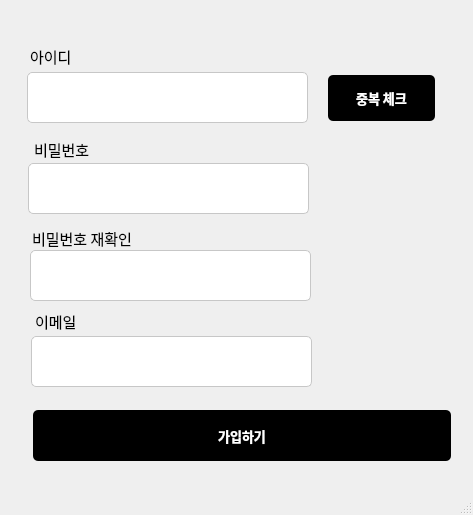
<?xml version="1.0" encoding="UTF-8"?>
<ui version="4.0">
 <class>MainWindow</class>
 <widget class="QMainWindow" name="MainWindow">
  <property name="geometry">
   <rect>
    <x>0</x>
    <y>0</y>
    <width>473</width>
    <height>515</height>
   </rect>
  </property>
  <property name="windowTitle">
   <string>MainWindow</string>
  </property>
  <widget class="QWidget" name="centralwidget">
   <widget class="QLineEdit" name="Id">
    <property name="geometry">
     <rect>
      <x>27</x>
      <y>72</y>
      <width>281</width>
      <height>51</height>
     </rect>
    </property>
    <property name="sizePolicy">
     <sizepolicy hsizetype="Fixed" vsizetype="Fixed">
      <horstretch>0</horstretch>
      <verstretch>0</verstretch>
     </sizepolicy>
    </property>
    <property name="font">
     <font>
      <family>Spoqa Han Sans Neo</family>
      <pointsize>12</pointsize>
     </font>
    </property>
    <property name="styleSheet">
     <string notr="true">border: 1px solid #C7C7C7;
border-radius: 5px;
background-color : white;
color : black;
padding : 5px;</string>
    </property>
    <property name="text">
     <string/>
    </property>
   </widget>
   <widget class="QLineEdit" name="password">
    <property name="geometry">
     <rect>
      <x>28</x>
      <y>163</y>
      <width>281</width>
      <height>51</height>
     </rect>
    </property>
    <property name="sizePolicy">
     <sizepolicy hsizetype="Fixed" vsizetype="Fixed">
      <horstretch>0</horstretch>
      <verstretch>0</verstretch>
     </sizepolicy>
    </property>
    <property name="font">
     <font>
      <family>Spoqa Han Sans Neo</family>
      <pointsize>12</pointsize>
     </font>
    </property>
    <property name="styleSheet">
     <string notr="true">border: 1px solid #C7C7C7;
border-radius: 5px;
background-color : white;
color : black;
padding : 5px;</string>
    </property>
    <property name="text">
     <string/>
    </property>
   </widget>
   <widget class="QLineEdit" name="passwordCheck">
    <property name="geometry">
     <rect>
      <x>30</x>
      <y>250</y>
      <width>281</width>
      <height>51</height>
     </rect>
    </property>
    <property name="sizePolicy">
     <sizepolicy hsizetype="Fixed" vsizetype="Fixed">
      <horstretch>0</horstretch>
      <verstretch>0</verstretch>
     </sizepolicy>
    </property>
    <property name="font">
     <font>
      <family>Spoqa Han Sans Neo</family>
      <pointsize>12</pointsize>
     </font>
    </property>
    <property name="styleSheet">
     <string notr="true">border: 1px solid #C7C7C7;
border-radius: 5px;
background-color : white;
color : black;
padding : 5px;</string>
    </property>
    <property name="text">
     <string/>
    </property>
   </widget>
   <widget class="QLabel" name="label_6">
    <property name="geometry">
     <rect>
      <x>30</x>
      <y>42</y>
      <width>91</width>
      <height>29</height>
     </rect>
    </property>
    <property name="sizePolicy">
     <sizepolicy hsizetype="Fixed" vsizetype="Fixed">
      <horstretch>0</horstretch>
      <verstretch>0</verstretch>
     </sizepolicy>
    </property>
    <property name="font">
     <font>
      <family>Spoqa Han Sans Neo</family>
      <pointsize>11</pointsize>
     </font>
    </property>
    <property name="text">
     <string>아이디</string>
    </property>
   </widget>
   <widget class="QLabel" name="label_7">
    <property name="geometry">
     <rect>
      <x>34</x>
      <y>139</y>
      <width>91</width>
      <height>21</height>
     </rect>
    </property>
    <property name="sizePolicy">
     <sizepolicy hsizetype="Fixed" vsizetype="Fixed">
      <horstretch>0</horstretch>
      <verstretch>0</verstretch>
     </sizepolicy>
    </property>
    <property name="font">
     <font>
      <family>Spoqa Han Sans Neo</family>
      <pointsize>11</pointsize>
     </font>
    </property>
    <property name="text">
     <string>비밀번호</string>
    </property>
   </widget>
   <widget class="QLabel" name="label_8">
    <property name="geometry">
     <rect>
      <x>32</x>
      <y>228</y>
      <width>154</width>
      <height>21</height>
     </rect>
    </property>
    <property name="sizePolicy">
     <sizepolicy hsizetype="Fixed" vsizetype="Fixed">
      <horstretch>0</horstretch>
      <verstretch>0</verstretch>
     </sizepolicy>
    </property>
    <property name="font">
     <font>
      <family>Spoqa Han Sans Neo</family>
      <pointsize>11</pointsize>
     </font>
    </property>
    <property name="text">
     <string>비밀번호 재확인</string>
    </property>
   </widget>
   <widget class="QLineEdit" name="Email">
    <property name="geometry">
     <rect>
      <x>31</x>
      <y>336</y>
      <width>281</width>
      <height>51</height>
     </rect>
    </property>
    <property name="sizePolicy">
     <sizepolicy hsizetype="Fixed" vsizetype="Fixed">
      <horstretch>0</horstretch>
      <verstretch>0</verstretch>
     </sizepolicy>
    </property>
    <property name="font">
     <font>
      <family>Spoqa Han Sans Neo</family>
      <pointsize>12</pointsize>
     </font>
    </property>
    <property name="styleSheet">
     <string notr="true">border: 1px solid #C7C7C7;
border-radius: 5px;
background-color : white;
color : black;
padding : 5px;</string>
    </property>
    <property name="text">
     <string/>
    </property>
   </widget>
   <widget class="QLabel" name="label_9">
    <property name="geometry">
     <rect>
      <x>35</x>
      <y>307</y>
      <width>91</width>
      <height>29</height>
     </rect>
    </property>
    <property name="sizePolicy">
     <sizepolicy hsizetype="Fixed" vsizetype="Fixed">
      <horstretch>0</horstretch>
      <verstretch>0</verstretch>
     </sizepolicy>
    </property>
    <property name="font">
     <font>
      <family>Spoqa Han Sans Neo</family>
      <pointsize>11</pointsize>
     </font>
    </property>
    <property name="text">
     <string>이메일</string>
    </property>
   </widget>
   <widget class="QPushButton" name="JoinButton">
    <property name="geometry">
     <rect>
      <x>33</x>
      <y>410</y>
      <width>418</width>
      <height>51</height>
     </rect>
    </property>
    <property name="sizePolicy">
     <sizepolicy hsizetype="Fixed" vsizetype="Fixed">
      <horstretch>0</horstretch>
      <verstretch>0</verstretch>
     </sizepolicy>
    </property>
    <property name="font">
     <font>
      <family>Spoqa Han Sans Neo Bold</family>
      <pointsize>10</pointsize>
      <weight>75</weight>
      <bold>true</bold>
     </font>
    </property>
    <property name="styleSheet">
     <string notr="true">background-color: black;
border-radius: 5px;
color : white;</string>
    </property>
    <property name="text">
     <string>가입하기</string>
    </property>
   </widget>
   <widget class="QPushButton" name="DuplicateBitton">
    <property name="geometry">
     <rect>
      <x>328</x>
      <y>75</y>
      <width>107</width>
      <height>46</height>
     </rect>
    </property>
    <property name="sizePolicy">
     <sizepolicy hsizetype="Fixed" vsizetype="Fixed">
      <horstretch>0</horstretch>
      <verstretch>0</verstretch>
     </sizepolicy>
    </property>
    <property name="font">
     <font>
      <family>Spoqa Han Sans Neo Bold</family>
      <pointsize>10</pointsize>
      <weight>75</weight>
      <bold>true</bold>
     </font>
    </property>
    <property name="styleSheet">
     <string notr="true">background-color: black;
border-radius: 5px;
color : white;</string>
    </property>
    <property name="text">
     <string>중복 체크</string>
    </property>
   </widget>
  </widget>
  <widget class="QStatusBar" name="statusbar"/>
 </widget>
 <resources/>
 <connections/>
</ui>
